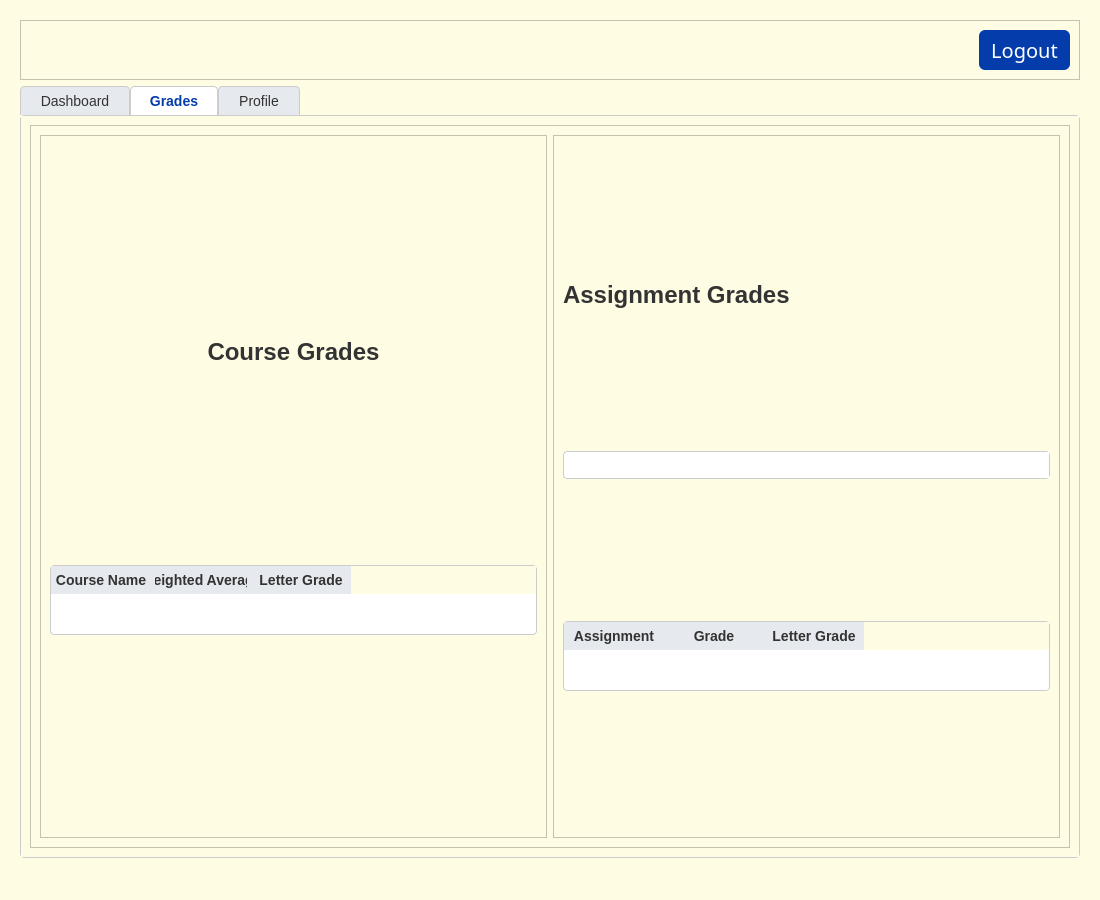
<?xml version="1.0" encoding="UTF-8"?>
<ui version="4.0">
 <class>MainWindow</class>
 <widget class="QMainWindow" name="MainWindow">
  <property name="geometry">
   <rect>
    <x>0</x>
    <y>0</y>
    <width>1100</width>
    <height>900</height>
   </rect>
  </property>
  <property name="minimumSize">
   <size>
    <width>1100</width>
    <height>900</height>
   </size>
  </property>
  <property name="maximumSize">
   <size>
    <width>1100</width>
    <height>900</height>
   </size>
  </property>
  <property name="windowTitle">
   <string>Sunnydale School District - Student Portal</string>
  </property>
  <property name="whatsThis">
   <string/>
  </property>
  <property name="styleSheet">
   <string notr="true">QMenuBar {
    background: none;
    height: 0px;
}

/* === GENERAL APP STYLE === */
QMainWindow {
    font-family: 'Segoe UI', sans-serif;
    font-size: 14px;
    color: #333;
}

 QWidget {
    background-color: rgb(255, 252, 228);
    font-family: 'Segoe UI', sans-serif;
    font-size: 14px;
    color: #333;
}
/* === PUSH BUTTONS === */
QPushButton {
    background-color: rgb(5, 60, 171);
    color: white;
    border: none;
    border-radius: 6px;
    padding: 6px 12px;
}

QPushButton:hover {
    background-color: rgb(187, 228, 255);
}

QPushButton:pressed {
    background-color: #2e5aa0;
}

/* === COMBOBOX, INPUTS, TEXTAREA === */
QComboBox, QLineEdit, QTextEdit, QDateEdit, QTimeEdit {
    background-color: #ffffff;
    border: 1px solid #ccc;
    border-radius: 4px;
    padding: 4px 6px;
}

QComboBox::drop-down {
    border: none;
    background-color: #ffffff;
}

QComboBox QAbstractItemView {
    background-color: #ffffff;
    border: 1px solid #ccc;
    selection-background-color: #e6f0ff;
    selection-color: #000;
}


/* === TABLES === */
QTableWidget, QTableView {
    background-color: #ffffff;
    alternate-background-color: #f0f0f0;
    gridline-color: #dcdcdc;
    border: 1px solid #ccc;
    border-radius: 4px;
}

QHeaderView::section {
    background-color: #e6e9ed;
    padding: 4px;
    border: none;
    font-weight: bold;
}

/* === LIST WIDGETS === */
QListWidget {
    background-color: #ffffff;
    border: 1px solid #ccc;
    border-radius: 4px;
}

/* === CALENDAR === */
QCalendarWidget QToolButton {
    color: #4a90e2;
}

QCalendarWidget QAbstractItemView {
    selection-background-color: rgb(5, 60, 171);
    selection-color: white;
}

/* === GROUP BOXES === */
QGroupBox {
    border: 1px solid #aaa;
    border-radius: 6px;
    margin-top: 6px;
}

QGroupBox::title {
    subcontrol-origin: margin;
    left: 10px;
    padding: 0 4px;
    background-color: transparent;
    color: #4a90e2;
    font-weight: bold;
}

/* === TABS === */
QTabWidget::pane {
    border: 1px solid #ccc;
    border-radius: 4px;
	background-color: rgb(187, 228, 255);
}

QTabBar::tab {
    background: #e6e9ed;
    border: 1px solid #ccc;
    border-bottom: none;
    padding: 6px 12px;
    border-top-left-radius: 4px;
    border-top-right-radius: 4px;
}

QTabBar::tab:selected {
    background: #ffffff;
    color: rgb(5, 60, 171);
    padding: 6px 12px;
   	font-weight: bold;
}

/* === TOOLTIP === */
QToolTip {
    background-color: #333;
    color: #fff;
    padding: 4px;
    border-radius: 4px;
}

QScrollBar:vertical, QScrollBar:horizontal {
    background: white;
    border: 1px solid #ccc;
    border-radius: 6px;
}

QCheckBox {
    background-color: white;
}

QMessageBox {
    background-color: white;
    font-size: 15px;
}

QMessageBox QLabel {
    background-color: transparent;
}


</string>
  </property>
  <widget class="QWidget" name="centralwidget">
   <layout class="QVBoxLayout" name="verticalLayout_7">
    <property name="leftMargin">
     <number>20</number>
    </property>
    <property name="topMargin">
     <number>20</number>
    </property>
    <property name="rightMargin">
     <number>20</number>
    </property>
    <property name="bottomMargin">
     <number>20</number>
    </property>
    <item>
     <widget class="QFrame" name="frame">
      <property name="whatsThis">
       <string/>
      </property>
      <property name="frameShape">
       <enum>QFrame::StyledPanel</enum>
      </property>
      <property name="frameShadow">
       <enum>QFrame::Raised</enum>
      </property>
      <layout class="QHBoxLayout" name="horizontalLayout">
       <item>
        <layout class="QHBoxLayout" name="sunnydale_header">
         <property name="sizeConstraint">
          <enum>QLayout::SetMinimumSize</enum>
         </property>
         <property name="leftMargin">
          <number>0</number>
         </property>
         <property name="rightMargin">
          <number>0</number>
         </property>
         <item>
          <widget class="QLabel" name="sunnydale_header_png">
           <property name="sizePolicy">
            <sizepolicy hsizetype="Expanding" vsizetype="Minimum">
             <horstretch>1</horstretch>
             <verstretch>0</verstretch>
            </sizepolicy>
           </property>
           <property name="text">
            <string/>
           </property>
           <property name="pixmap">
            <pixmap>:/sunnydale_header.png/sunnydale_header.png</pixmap>
           </property>
           <property name="alignment">
            <set>Qt::AlignCenter</set>
           </property>
          </widget>
         </item>
         <item>
          <widget class="QPushButton" name="logout_button">
           <property name="sizePolicy">
            <sizepolicy hsizetype="Expanding" vsizetype="Fixed">
             <horstretch>0</horstretch>
             <verstretch>0</verstretch>
            </sizepolicy>
           </property>
           <property name="font">
            <font>
             <family>Segoe UI,sans-serif</family>
             <pointsize>15</pointsize>
            </font>
           </property>
           <property name="styleSheet">
            <string notr="true">
   	font-size: 15pt;
</string>
           </property>
           <property name="text">
            <string>Logout</string>
           </property>
          </widget>
         </item>
        </layout>
       </item>
      </layout>
     </widget>
    </item>
    <item>
     <widget class="QTabWidget" name="tabWidget">
      <property name="styleSheet">
       <string notr="true"/>
      </property>
      <property name="currentIndex">
       <number>1</number>
      </property>
      <widget class="QWidget" name="Dashboard">
       <attribute name="title">
        <string>  Dashboard  </string>
       </attribute>
       <layout class="QVBoxLayout" name="verticalLayout">
        <item>
         <widget class="QFrame" name="dashboard_frame">
          <property name="frameShape">
           <enum>QFrame::StyledPanel</enum>
          </property>
          <property name="frameShadow">
           <enum>QFrame::Raised</enum>
          </property>
          <layout class="QVBoxLayout" name="verticalLayout_9">
           <item>
            <widget class="QLabel" name="labelStudentName_2">
             <property name="sizePolicy">
              <sizepolicy hsizetype="Preferred" vsizetype="Fixed">
               <horstretch>0</horstretch>
               <verstretch>0</verstretch>
              </sizepolicy>
             </property>
             <property name="styleSheet">
              <string notr="true">#labelStudentName_2 {
	qproperty-alignment: 'AlignCenter';
   	font-size: 20pt;
   	font-weight: bold;
}</string>
             </property>
             <property name="text">
              <string>Welcome, [DYNAMIC: Student Name]</string>
             </property>
            </widget>
           </item>
           <item>
            <widget class="QLabel" name="student_id_label">
             <property name="sizePolicy">
              <sizepolicy hsizetype="Preferred" vsizetype="Fixed">
               <horstretch>0</horstretch>
               <verstretch>0</verstretch>
              </sizepolicy>
             </property>
             <property name="maximumSize">
              <size>
               <width>1200</width>
               <height>1000</height>
              </size>
             </property>
             <property name="text">
              <string/>
             </property>
             <property name="alignment">
              <set>Qt::AlignCenter</set>
             </property>
            </widget>
           </item>
           <item>
            <widget class="QTableWidget" name="student_course_table">
             <property name="sizePolicy">
              <sizepolicy hsizetype="Expanding" vsizetype="Expanding">
               <horstretch>0</horstretch>
               <verstretch>1</verstretch>
              </sizepolicy>
             </property>
             <property name="verticalScrollBarPolicy">
              <enum>Qt::ScrollBarAlwaysOff</enum>
             </property>
             <property name="horizontalScrollBarPolicy">
              <enum>Qt::ScrollBarAlwaysOff</enum>
             </property>
             <property name="sizeAdjustPolicy">
              <enum>QAbstractScrollArea::AdjustToContents</enum>
             </property>
             <column>
              <property name="text">
               <string>Course ID</string>
              </property>
             </column>
             <column>
              <property name="text">
               <string>Course Name</string>
              </property>
             </column>
             <column>
              <property name="text">
               <string>Time</string>
              </property>
             </column>
            </widget>
           </item>
          </layout>
         </widget>
        </item>
        <item>
         <widget class="QCalendarWidget" name="calendarWidget">
          <property name="sizePolicy">
           <sizepolicy hsizetype="Preferred" vsizetype="Fixed">
            <horstretch>0</horstretch>
            <verstretch>0</verstretch>
           </sizepolicy>
          </property>
          <property name="minimumDate">
           <date>
            <year>2025</year>
            <month>3</month>
            <day>1</day>
           </date>
          </property>
          <property name="maximumDate">
           <date>
            <year>2025</year>
            <month>5</month>
            <day>31</day>
           </date>
          </property>
          <property name="gridVisible">
           <bool>true</bool>
          </property>
         </widget>
        </item>
       </layout>
      </widget>
      <widget class="QWidget" name="Grades">
       <attribute name="title">
        <string>  Grades  </string>
       </attribute>
       <layout class="QVBoxLayout" name="verticalLayout_2">
        <item>
         <widget class="QFrame" name="grade_frame">
          <property name="frameShape">
           <enum>QFrame::StyledPanel</enum>
          </property>
          <property name="frameShadow">
           <enum>QFrame::Raised</enum>
          </property>
          <layout class="QHBoxLayout" name="horizontalLayout_2">
           <item>
            <widget class="QFrame" name="overall_grade_frame">
             <property name="frameShape">
              <enum>QFrame::StyledPanel</enum>
             </property>
             <property name="frameShadow">
              <enum>QFrame::Raised</enum>
             </property>
             <layout class="QVBoxLayout" name="verticalLayout_11">
              <item>
               <widget class="QLabel" name="overall_grade_label">
                <property name="sizePolicy">
                 <sizepolicy hsizetype="Preferred" vsizetype="Fixed">
                  <horstretch>0</horstretch>
                  <verstretch>0</verstretch>
                 </sizepolicy>
                </property>
                <property name="styleSheet">
                 <string notr="true">#overall_grade_label {
	qproperty-alignment: 'AlignCenter';
   	font-size: 18pt;
   	font-weight: bold;
}</string>
                </property>
                <property name="text">
                 <string>Course Grades</string>
                </property>
                <property name="alignment">
                 <set>Qt::AlignCenter</set>
                </property>
               </widget>
              </item>
              <item>
               <widget class="QTableWidget" name="tableWidgetStudentGrades">
                <property name="sizePolicy">
                 <sizepolicy hsizetype="Expanding" vsizetype="Fixed">
                  <horstretch>0</horstretch>
                  <verstretch>0</verstretch>
                 </sizepolicy>
                </property>
                <property name="verticalScrollBarPolicy">
                 <enum>Qt::ScrollBarAlwaysOff</enum>
                </property>
                <property name="horizontalScrollBarPolicy">
                 <enum>Qt::ScrollBarAlwaysOff</enum>
                </property>
                <property name="sizeAdjustPolicy">
                 <enum>QAbstractScrollArea::AdjustToContents</enum>
                </property>
                <column>
                 <property name="text">
                  <string>Course Name</string>
                 </property>
                </column>
                <column>
                 <property name="text">
                  <string>Weighted Average</string>
                 </property>
                </column>
                <column>
                 <property name="text">
                  <string>Letter Grade</string>
                 </property>
                </column>
               </widget>
              </item>
             </layout>
            </widget>
           </item>
           <item>
            <widget class="QFrame" name="assignment_grade_frame">
             <property name="frameShape">
              <enum>QFrame::StyledPanel</enum>
             </property>
             <property name="frameShadow">
              <enum>QFrame::Raised</enum>
             </property>
             <layout class="QVBoxLayout" name="verticalLayout_10">
              <item>
               <widget class="QLabel" name="course_assignment_label">
                <property name="sizePolicy">
                 <sizepolicy hsizetype="Preferred" vsizetype="Fixed">
                  <horstretch>0</horstretch>
                  <verstretch>0</verstretch>
                 </sizepolicy>
                </property>
                <property name="styleSheet">
                 <string notr="true">
	qproperty-alignment: 'AlignCenter';
   	font-size: 18pt;
   	font-weight: bold;
</string>
                </property>
                <property name="text">
                 <string>Assignment Grades</string>
                </property>
               </widget>
              </item>
              <item>
               <widget class="QComboBox" name="course_assignment_selector"/>
              </item>
              <item>
               <widget class="QTableWidget" name="course_assignment_table">
                <property name="sizePolicy">
                 <sizepolicy hsizetype="Expanding" vsizetype="Fixed">
                  <horstretch>0</horstretch>
                  <verstretch>0</verstretch>
                 </sizepolicy>
                </property>
                <property name="verticalScrollBarPolicy">
                 <enum>Qt::ScrollBarAlwaysOff</enum>
                </property>
                <property name="horizontalScrollBarPolicy">
                 <enum>Qt::ScrollBarAlwaysOff</enum>
                </property>
                <property name="sizeAdjustPolicy">
                 <enum>QAbstractScrollArea::AdjustToContents</enum>
                </property>
                <column>
                 <property name="text">
                  <string>Assignment</string>
                 </property>
                </column>
                <column>
                 <property name="text">
                  <string>Grade</string>
                 </property>
                </column>
                <column>
                 <property name="text">
                  <string>Letter Grade</string>
                 </property>
                </column>
               </widget>
              </item>
             </layout>
            </widget>
           </item>
          </layout>
         </widget>
        </item>
       </layout>
      </widget>
      <widget class="QWidget" name="Profile">
       <attribute name="title">
        <string>  Profile  </string>
       </attribute>
       <layout class="QVBoxLayout" name="verticalLayout_3">
        <item>
         <widget class="QFrame" name="sunnydale_crest_frame">
          <property name="frameShape">
           <enum>QFrame::StyledPanel</enum>
          </property>
          <property name="frameShadow">
           <enum>QFrame::Raised</enum>
          </property>
          <layout class="QHBoxLayout" name="horizontalLayout_3">
           <item>
            <widget class="QFrame" name="crest_frame">
             <property name="frameShape">
              <enum>QFrame::StyledPanel</enum>
             </property>
             <property name="frameShadow">
              <enum>QFrame::Raised</enum>
             </property>
             <layout class="QVBoxLayout" name="verticalLayout_8">
              <item>
               <widget class="QLabel" name="sunnydale_logo_png">
                <property name="maximumSize">
                 <size>
                  <width>500</width>
                  <height>500</height>
                 </size>
                </property>
                <property name="text">
                 <string>Sunnydale Logo</string>
                </property>
                <property name="scaledContents">
                 <bool>true</bool>
                </property>
                <property name="alignment">
                 <set>Qt::AlignCenter</set>
                </property>
               </widget>
              </item>
             </layout>
            </widget>
           </item>
           <item>
            <widget class="QFrame" name="information_frame">
             <property name="frameShape">
              <enum>QFrame::StyledPanel</enum>
             </property>
             <property name="frameShadow">
              <enum>QFrame::Raised</enum>
             </property>
             <layout class="QVBoxLayout" name="verticalLayout_12">
              <item>
               <widget class="QGroupBox" name="groupBox">
                <property name="title">
                 <string/>
                </property>
                <layout class="QVBoxLayout" name="verticalLayout_4">
                 <item>
                  <widget class="QLabel" name="labelTeacherInfo_3">
                   <property name="font">
                    <font>
                     <family>Segoe UI,sans-serif</family>
                     <pointsize>16</pointsize>
                     <weight>75</weight>
                     <bold>true</bold>
                    </font>
                   </property>
                   <property name="styleSheet">
                    <string notr="true">
	qproperty-alignment: 'AlignCenter';
   	font-size: 16pt;
   	font-weight: bold;
</string>
                   </property>
                   <property name="text">
                    <string>Homeroom Teacher Info</string>
                   </property>
                  </widget>
                 </item>
                 <item>
                  <widget class="QLabel" name="labelTeacherName_3">
                   <property name="styleSheet">
                    <string notr="true">
	qproperty-alignment: 'AlignCenter';
   	font-size: 13pt;
</string>
                   </property>
                   <property name="text">
                    <string>Teacher Name: [DYNAMIC: Teacher Name]</string>
                   </property>
                  </widget>
                 </item>
                 <item>
                  <widget class="QLabel" name="labelTeacherEmail_3">
                   <property name="styleSheet">
                    <string notr="true">
	qproperty-alignment: 'AlignCenter';
   	font-size: 13pt;
</string>
                   </property>
                   <property name="text">
                    <string>Email: [DYNAMIC: Teacher Email]</string>
                   </property>
                  </widget>
                 </item>
                </layout>
               </widget>
              </item>
              <item>
               <widget class="QGroupBox" name="groupBoxStudentInfo">
                <property name="title">
                 <string/>
                </property>
                <layout class="QVBoxLayout" name="verticalLayout_6">
                 <item>
                  <widget class="QLabel" name="labelStudentInfo_3">
                   <property name="font">
                    <font>
                     <family>Segoe UI,sans-serif</family>
                     <pointsize>16</pointsize>
                     <weight>75</weight>
                     <bold>true</bold>
                    </font>
                   </property>
                   <property name="styleSheet">
                    <string notr="true">
	qproperty-alignment: 'AlignCenter';
   	font-size: 16pt;
   	font-weight: bold;
</string>
                   </property>
                   <property name="text">
                    <string>Student Info</string>
                   </property>
                  </widget>
                 </item>
                 <item>
                  <widget class="QLabel" name="labelStudentName_5">
                   <property name="styleSheet">
                    <string notr="true">
	qproperty-alignment: 'AlignCenter';
   	font-size: 13pt;
</string>
                   </property>
                   <property name="text">
                    <string>[DYNAMIC: Student First and Last Name]</string>
                   </property>
                  </widget>
                 </item>
                 <item>
                  <widget class="QLabel" name="labelStudentDOB_3">
                   <property name="styleSheet">
                    <string notr="true">
	qproperty-alignment: 'AlignCenter';
   	font-size: 13pt;
</string>
                   </property>
                   <property name="text">
                    <string>[DYNAMIC: Student DOB]</string>
                   </property>
                  </widget>
                 </item>
                 <item>
                  <widget class="QLabel" name="labelStudentGradeLevel_3">
                   <property name="styleSheet">
                    <string notr="true">
	qproperty-alignment: 'AlignCenter';
   	font-size: 13pt;
</string>
                   </property>
                   <property name="text">
                    <string>[DYNAMIC: Student Grade Level]</string>
                   </property>
                  </widget>
                 </item>
                </layout>
               </widget>
              </item>
              <item>
               <widget class="QGroupBox" name="groupBoxGuardianInfo">
                <property name="title">
                 <string/>
                </property>
                <layout class="QVBoxLayout" name="verticalLayout_5">
                 <item>
                  <widget class="QLabel" name="labelGuardianInfo_3">
                   <property name="font">
                    <font>
                     <family>Segoe UI,sans-serif</family>
                     <pointsize>16</pointsize>
                     <weight>75</weight>
                     <bold>true</bold>
                    </font>
                   </property>
                   <property name="styleSheet">
                    <string notr="true">
	qproperty-alignment: 'AlignCenter';
   	font-size: 16pt;
   	font-weight: bold;
</string>
                   </property>
                   <property name="text">
                    <string>Guardian Info</string>
                   </property>
                  </widget>
                 </item>
                 <item>
                  <widget class="QLabel" name="labelGuardianName_3">
                   <property name="styleSheet">
                    <string notr="true">
	qproperty-alignment: 'AlignCenter';
   	font-size: 13pt;
</string>
                   </property>
                   <property name="text">
                    <string>[DYNAMIC: Guardian name]</string>
                   </property>
                  </widget>
                 </item>
                 <item>
                  <widget class="QLabel" name="labelGuardianPhone_3">
                   <property name="styleSheet">
                    <string notr="true">
	qproperty-alignment: 'AlignCenter';
   	font-size: 13pt;
</string>
                   </property>
                   <property name="text">
                    <string>[DYNAMIC: Guardian Phone Number]</string>
                   </property>
                  </widget>
                 </item>
                </layout>
               </widget>
              </item>
             </layout>
            </widget>
           </item>
          </layout>
         </widget>
        </item>
       </layout>
      </widget>
     </widget>
    </item>
   </layout>
  </widget>
  <widget class="QMenuBar" name="menubar">
   <property name="geometry">
    <rect>
     <x>0</x>
     <y>0</y>
     <width>1100</width>
     <height>0</height>
    </rect>
   </property>
  </widget>
  <widget class="QStatusBar" name="statusbar"/>
 </widget>
 <resources/>
 <connections/>
</ui>
